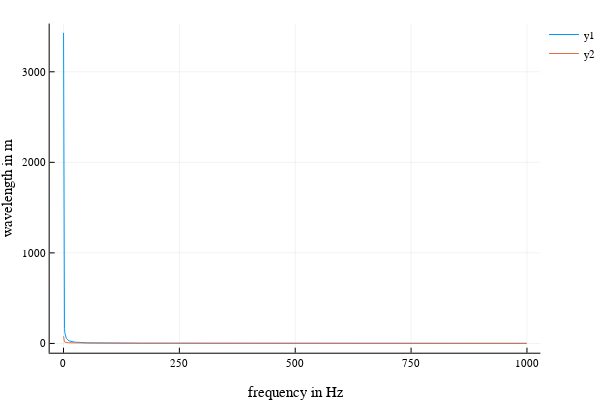

The cell this chart's notebook holds for it:
### Code cell
plot(f, [lambda0, lambdab], xlabel="frequency in Hz", ylabel="wavelength in m")

### Figure 1 — Plotly figure (JSON) as saved in the notebook; plotly's stock layout.template omitted (floating-point values rounded to 4 significant figures; data arrays with more than 128 entries replaced by an {"elided": "..."} marker saying what was removed)
{"data": [{"colorbar": {"title": ""}, "legendgroup": "y1", "line": {"color": "rgba(0, 154, 250, 1.000)", "dash": "solid", "shape": "linear", "width": 1}, "mode": "lines", "name": "y1", "showlegend": true, "type": "scatter", "x": {"elided": "1000 float values"}, "xaxis": "x1", "y": {"elided": "1000 float values"}, "yaxis": "y1", "zmax": null, "zmin": null}, {"colorbar": {"title": ""}, "legendgroup": "y2", "line": {"color": "rgba(227, 111, 71, 1.000)", "dash": "solid", "shape": "linear", "width": 1}, "mode": "lines", "name": "y2", "showlegend": true, "type": "scatter", "x": {"elided": "1000 float values"}, "xaxis": "x1", "y": {"elided": "1000 float values"}, "yaxis": "y1", "zmax": null, "zmin": null}], "layout": {"annotations": [], "height": 400, "legend": {"bgcolor": "rgba(255, 255, 255, 1.000)", "bordercolor": "rgba(0, 0, 0, 1.000)", "font": {"color": "rgba(0, 0, 0, 1.000)", "family": "sans-serif", "size": 11}, "tracegroupgap": 0, "x": 1, "y": 1}, "margin": {"b": 20, "l": 0, "r": 0, "t": 20}, "paper_bgcolor": "rgba(255, 255, 255, 1.000)", "plot_bgcolor": "rgba(255, 255, 255, 1.000)", "showlegend": true, "width": 600, "xaxis": {"anchor": "y1", "domain": [0.09128, 0.9934], "gridcolor": "rgba(0, 0, 0, 0.100)", "gridwidth": 0.5, "linecolor": "rgba(0, 0, 0, 1.000)", "mirror": false, "range": [-29.87, 1029.0], "showgrid": true, "showline": true, "showticklabels": true, "tickangle": 0, "tickcolor": "rgb(0, 0, 0)", "tickfont": {"color": "rgba(0, 0, 0, 1.000)", "family": "sans-serif", "size": 11}, "tickmode": "array", "ticks": "inside", "ticktext": ["0", "250", "500", "750", "1000"], "tickvals": [0, 250, 500, 750, 1000], "title": "frequency in Hz", "titlefont": {"color": "rgba(0, 0, 0, 1.000)", "family": "sans-serif", "size": 15}, "type": "-", "visible": true, "zeroline": false, "zerolinecolor": "rgba(0, 0, 0, 1.000)"}, "yaxis": {"anchor": "x1", "domain": [0.07581, 0.9902], "gridcolor": "rgba(0, 0, 0, 0.100)", "gridwidth": 0.5, "linecolor": "rgba(0, 0, 0, 1.000)", "mirror": false, "range": [-102.5, 3533.0], "showgrid": true, "showline": true, "showticklabels": true, "tickangle": 0, "tickcolor": "rgb(0, 0, 0)", "tickfont": {"color": "rgba(0, 0, 0, 1.000)", "family": "sans-serif", "size": 11}, "tickmode": "array", "ticks": "inside", "ticktext": ["0", "1000", "2000", "3000"], "tickvals": [0, 1000, 2000, 3000], "title": "wavelength in m", "titlefont": {"color": "rgba(0, 0, 0, 1.000)", "family": "sans-serif", "size": 15}, "type": "-", "visible": true, "zeroline": false, "zerolinecolor": "rgba(0, 0, 0, 1.000)"}}}
